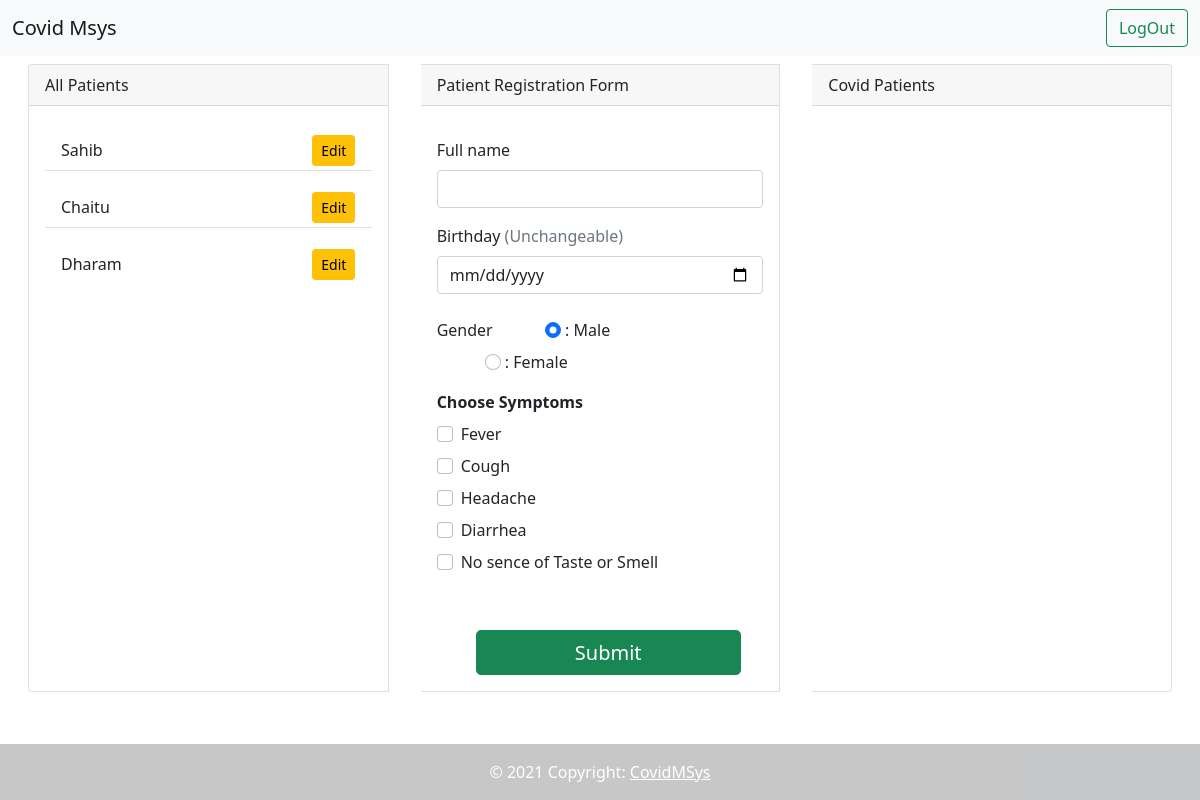
Before: /dashboard/ (signed in) with the older database file.
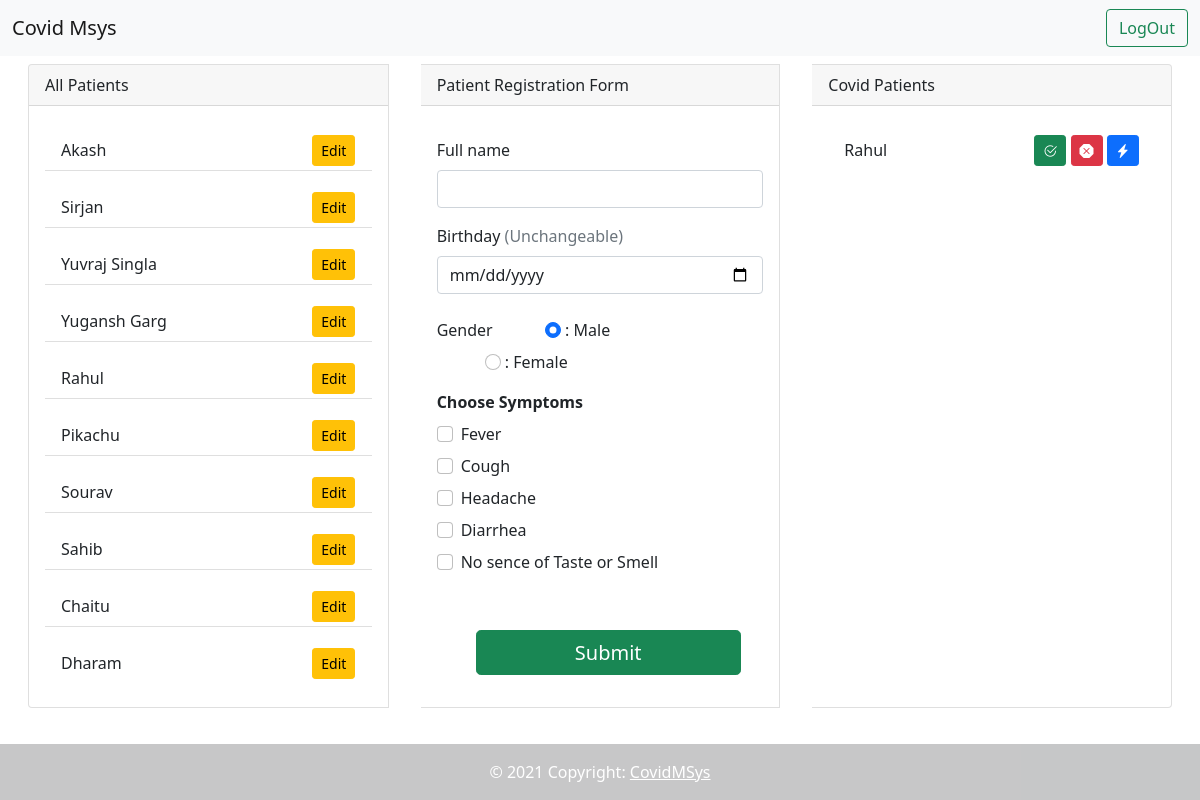
After: the same page with the newer database file.
### register/models.py (models this page shows, shortened)
class Patient(models.Model):
    name = models.CharField(max_length=100, default='')
    dob = models.DateField()
    gender = models.CharField(max_length=7, choices=[('Male', 'Male'),('Female', 'Female')], default='Male')
    fever = models.BooleanField(default=False)
    cough = models.BooleanField(default=False)
    headache = models.BooleanField(default=False)
    diarrhea = models.BooleanField(default=False)
    tasteless = models.BooleanField(default=False)

class CovidPatient(models.Model):
    patient = models.ForeignKey(Patient, on_delete=models.CASCADE)
    def __str__(self):
        return self.patient.name

### register/views.py (the view, shortened to what this page needs)
# urls.py: path('dashboard/', include('register.urls') , name='Dashboard'),
def dashboard(request):
    cdata = CData.objects.get(id=1)
    if request.user.is_authenticated:
        ptname = None
        if ptname:
            context = {'patients': reversed(Patient.objects.all()) , 'covid_patients': reversed(CovidPatient.objects.all()) , 'ptname': ptname.patient.name}
        else: context = {'patients': reversed(Patient.objects.all()) , 'covid_patients': reversed(CovidPatient.objects.all())}
        return render(request, 'dashboard.html', context)
    else: return redirect('/login')

### templates/dashboard.html (shortened to what this page needs)
{% extends 'base.html' %}
{% block body %}
<main class='card-group container-fluid vh-90'>
    <div class="card mx-3 my-2" style="width: 18rem; max-height: 85vh;">
        <div class="card-header">
            All Patients
        </div>
        {% if patients %}
        <div class="card-body ">
            <ul class="list-group list-group-flush" style="overflow: auto; max-height: 85vh;">
                {% for pt in patients %}
                <li class="list-group-item my-2">{{pt.name}}
                    <span style="position: absolute; right: 5%; bottom: 10%;"> <a href="/dashboard/edit/{{pt.id}}/"
                            class="btn btn-sm btn-warning">Edit</a></span>
                </li>
                {% endfor %}
            </ul>
        </div>
        {% else %}
        <div class="card-body">
            No Patients Yet
        </div>
        {% endif %}
    </div>
    <div class="card mx-3 my-2" style="width: 18rem; max-height: 85vh;">
        <div class="card-header">
            Patient Registration Form
        </div>
        <div class="card-body">
            <form method="POST">
                <div class="my-3">
                    <label class="form-label">Full name</label>
                    {% if patient_id %}
                    <input class="form-control" type="text" name="name" value="{{patient_id.name}}">
                    {% else %}
                    <input class="form-control" type="text" name="name">
                    {% endif %}
                </div>
                <div class="my-3">
                    <label class="form-label">Birthday <span class="text-muted">(Unchangeable)</span></label>
                    <div class="input-group-icon">
                        {% if patient_id %}
                        <input class="form-control" type="text" name="dob" value="{{patient_id.dob}}" disabled readonly>
                        {% else %}
                        <input class="form-control" type="date" name="dob">
                        {% endif %}
                    </div>
                </div>
                <div class="my-3">
                    <label class="form-label">Gender</label>
                    {% if patient_id.gender == 'Female' %}
                    <label class="form-check-label my-2 mx-5">
                        <input type="radio" value='Male' class="form-check-input" name="gender"> : Male</label>
                    <label class="form-check-label mx-5">
                        <input type="radio" value='Female' checked="checked" class="form-check-input" name="gender"> : Female</label>
                    {% else %}
                    <label class="form-check-label my-2 mx-5">
                    <input type="radio" value='Male' checked="checked" class="form-check-input" name="gender"> : Male</label>
                    <label class="form-check-label mx-5">
                    <input type="radio" value='Female' class="form-check-input" name="gender"> : Female</label>
                        {% endif %}
                </div>
                <div class="card-title">
                    <strong> Choose Symptoms </strong>
                </div>
                <div class="form-check my-2">
                    <input class="form-check-input" type="checkbox" value="True" id="fever" name='fever'>
                    <label class="form-check-label" for="fever">
                        Fever
                    </label>
                </div>
                <div class="form-check my-2">
                    <input class="form-check-input" type="checkbox" value="True" id="cough" name='cough'>
                    <label class="form-check-label" for="cough">
                        Cough
                    </label>
                </div>
                <div class="form-check my-2">
                    <input class="form-check-input" type="checkbox" value="True" id="headache" name='headache'>
                    <label class="form-check-label" for="headache">
                        Headache
                    </label>
                </div>
                <div class="form-check my-2">
                    <input class="form-check-input" type="checkbox" value="True" id="diarrhea" name='diarrhea'>
                    <label class="form-check-label" for="diarrhea">
                        Diarrhea
                    </label>
                </div>
                <div class="form-check my-2">
                    <input class="form-check-input" type="checkbox" value="True" id="tasteless" name='tasteless'>
                    <label class="form-check-label" for="tasteless">
                        No sence of Taste or Smell
                    </label>
                </div>
                <button class="btn btn-lg btn-success mt-5"
                    style="position: relative; padding: 2% 30%; margin-left: 12%;" type="submit">Submit</button>
            </form>
        </div>
    </div>
    <div class="card mx-3 my-2" style="width: 18rem; max-height: 85vh;">
        <div class="card-header">
            Covid Patients
        </div>
        {% if covid_patients %}
        <div class="card-body">
            <ul class="list-group list-group-flush" style="overflow: auto; max-height: 85vh;">
                {% for cpt in covid_patients %}
                <li class="list-group-item my-2">{{cpt}}
                    <span style="position: absolute; right: 5%; bottom: 10%;">
                        <a href="/dashboard/recovered/{{cpt.id}}/" class="btn btn-sm btn-success" data-toggle="tooltip" title="Recovered"><i class="bi bi-check2-circle"></i></a>
                        <a href="/dashboard/dead/{{cpt.id}}/" class="btn btn-sm btn-danger" data-toggle="tooltip" title="Dead"><i class="bi bi-x-octagon-fill"></i></a>
                        <a href="/dashboard/discharged/{{cpt.id}}/" class="btn btn-sm btn-primary" data-toggle="tooltip" title="Discharged"><i class="bi bi-lightning-charge-fill"></i></a></span>
                </li>
                {% endfor %}
            </ul>
        </div>
        {% else %}
        <div class="card-body">
            No Covid Patients Yet
        </div>
        {% endif %}
    </div>
</main>
{% endblock body %}
{% block btname %}LogOut{% endblock btname %}
{% block btna %}/login{% endblock btna %}

### templates/base.html (shortened to what this page needs)
{% load static %}
<!doctype html>
<html lang="en">
  <head>
    <link href="{% static 'bootstrap/bootstrap.css' %}" rel="stylesheet" type="text/css">
    <link rel="stylesheet" href="https://cdn.jsdelivr.net/npm/bootstrap-icons@1.7.2/font/bootstrap-icons.css">
  </head>
  <body >
    <nav class="navbar navbar-expand-lg navbar-light bg-light">
        <div class="container-fluid">
          <a class="navbar-brand" href="/">Covid Msys</a>
            <form class="d-flex" action='{% block btna %}{% endblock btna %}'>
              <button class="btn btn-outline-success" type="submit" >{% block btname %}{% endblock btname %}</button>
            </form>
          </div>
    </nav>
    {% block body %} {% endblock body %}
    <footer class="bg-light text-center text-white" style="position: fixed; bottom: 0; width: 100%;">
        <div class="text-center p-3" style="background-color: rgba(0, 0, 0, 0.2);">
          © 2021 Copyright:
          <a class="text-white" href="#">CovidMSys</a>
        </div>
    </footer>
  </body>
</html>

Changed rows visible on the page:
added Patient: name "Akash"
added Patient: name "Sirjan"
added Patient: name "Yuvraj Singla"
added Patient: name "Yugansh Garg"
added Patient: name "Rahul"
added Patient: name "Pikachu"
added Patient: name "Sourav"
added CovidPatient: patient.name "Rahul"
